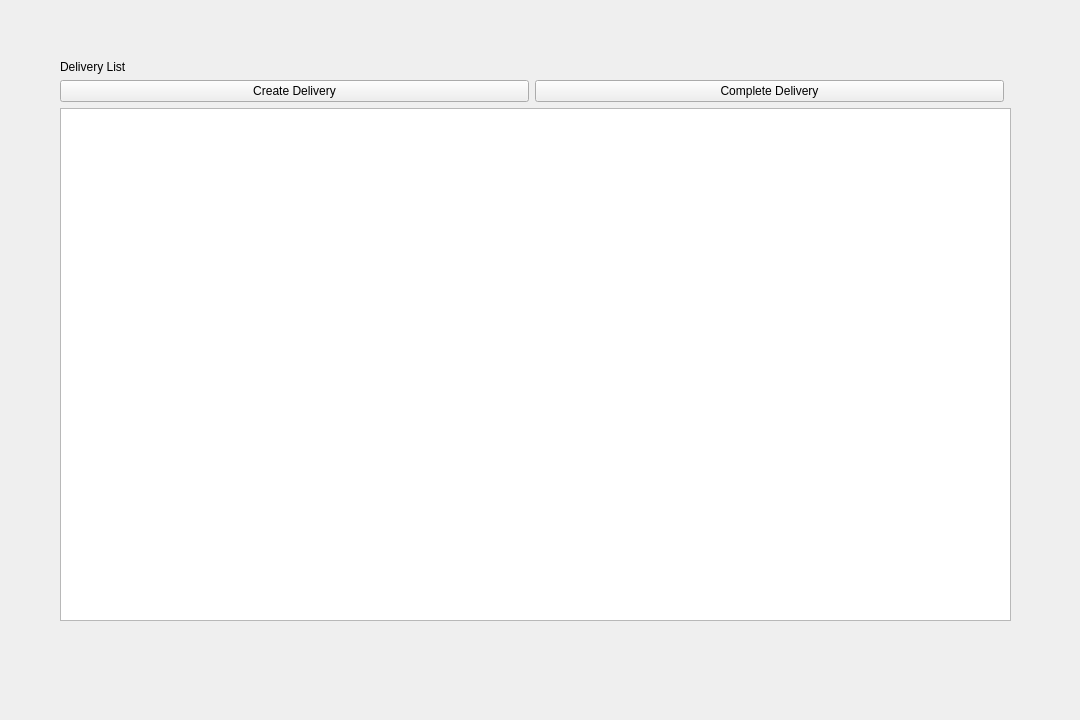
<?xml version="1.0" encoding="UTF-8"?>
<ui version="4.0">
 <class>DeliveryWidget</class>
 <widget class="QWidget" name="deliveryWidget">
  <property name="geometry">
   <rect>
    <x>0</x>
    <y>0</y>
    <width>1080</width>
    <height>720</height>
   </rect>
  </property>
  <property name="windowTitle">
   <string>Form</string>
  </property>
  <widget class="QWidget" name="gridLayoutWidget">
   <property name="geometry">
    <rect>
     <x>60</x>
     <y>60</y>
     <width>951</width>
     <height>561</height>
    </rect>
   </property>
   <layout class="QGridLayout" name="gridLayout">
    <item row="0" column="0">
     <widget class="QLabel" name="title_label">
      <property name="text">
       <string>Delivery List</string>
      </property>
     </widget>
    </item>
    <item row="1" column="0">
     <layout class="QHBoxLayout" name="button_layout">
      <item>
       <widget class="QPushButton" name="create_delivery_button">
        <property name="text">
         <string>Create Delivery</string>
        </property>
       </widget>
      </item>
      <item>
       <widget class="QPushButton" name="complete_delivery_button">
        <property name="text">
         <string>Complete Delivery</string>
        </property>
       </widget>
      </item>
      <item>
       <spacer name="horizontalSpacer">
        <property name="orientation">
         <enum>Qt::Horizontal</enum>
        </property>
       </spacer>
      </item>
     </layout>
    </item>
    <item row="2" column="0">
     <widget class="QTableWidget" name="delivery_table">
      <property name="editTriggers">
       <set>QAbstractItemView::EditTrigger::NoEditTriggers</set>
      </property>
      <property name="selectionMode">
       <enum>QAbstractItemView::SelectionMode::SingleSelection</enum>
      </property>
      <property name="selectionBehavior">
       <enum>QAbstractItemView::SelectionBehavior::SelectRows</enum>
      </property>
     </widget>
    </item>
   </layout>
  </widget>
 </widget>
 <resources/>
 <connections/>
</ui>
